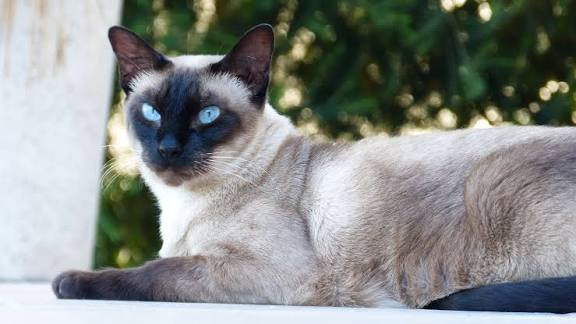
#> input picture gato.jpg, 576 x 324 px, found by its file name
$ jupyter execute 'EDatos_Matrices_Dinamicas_Practica#8.ipynb'
#> lines starting #> are read from the running program, lines starting #| are printed output that depends on the picture
# Instituto Tecnologico de Aguascalientes
# Departamento: Sistemas y Computacion
# carrera: Ingenieria en ciberseguridad
## Materia: Estructura de datos
## Maestro:Dr. Fransisco Javier Luna Rosas
## Alumno: Aracely Mas Flores
### Semestre: Agosto_Diciembre del 2026

## Estructuras de Datos Estáticas Lineales
### Las estructuras de datos lineales son aquilles en las que los elementos se organizan uno después de otro, formando una secuencia
## ¿Qué es una Matriz Estática?
### Una matriz estática es una estructura de datos que tiene un número fijo de filas y columnas, definidas desde el momento que se crean.
## Imágen Digital
### Digitalmente, una imágen puede representarse como una matriz especialmente cuando hablamos de  procesamiento de imágenes.

# Practica No.8
### En esta practica implementarmos un programa en Python para convertir una imagen en escala de grises

##  Paso 1: Importar librerias

[cell 1]
from PIL import Image
import matplotlib.pyplot as plt

## Paso 2: Cargar imagen

[cell 2]
imagen = Image.open("C:/Users/mayri/OneDrive/Escritorio/Estructura-de-Datos/gato.jpg")
#> imagen is the input picture: PIL image 576x324 RGB; mean R, G, B 136.3, 139.9, 136.9

## Paso 3:Obtener las dimensiones de la imagen

[cell 3]
ancho, alto = imagen.size
#> ancho = 576; alto = 324

## Paso 4: Crear una nueva imagen para el negativo

[cell 4]
escalaGrises = Image.new("RGB", (ancho, alto))
#> escalaGrises: PIL image 576x324 RGB; every value is 0

## Paso 5: Recorrer la matriz de pixeles

[cell 5]
for x in range(ancho):
    for y in range(alto):
        pixel = imagen.getpixel((x, y))
        promedio = int(sum(pixel) / 3)
        escalaGrises.putpixel((x, y), (promedio, promedio, promedio))
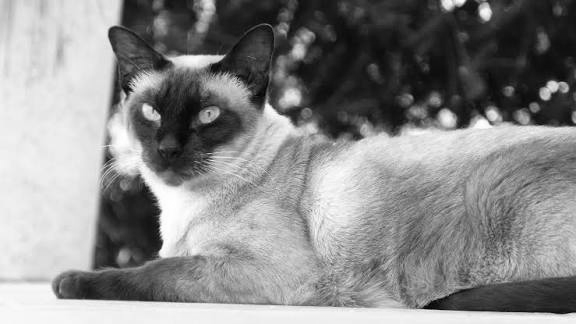
#> escalaGrises: PIL image 576x324 RGB; min 1, max 255, mean 137.4

## Paso 6: Guardar la imagen negativa

[cell 6]
escalaGrises.save("C:/Users/mayri/OneDrive/Escritorio/Estructura-de-Datos/gato_grises.png")
imagen_grises = Image.open("C:/Users/mayri/OneDrive/Escritorio/Estructura-de-Datos/gato_grises.png")

## Paso 7: Mostrar ambas imagenes con matplotlib

[cell 7]
plt.figure(figsize=(10, 5))

plt.subplot(1, 2, 1)
plt.imshow(imagen)
plt.title("Imagen Original")
plt.axis('off')

plt.subplot(1, 2, 2)
plt.imshow(imagen_grises)
plt.title("Imagen en Escala de Grises")
plt.axis('off')
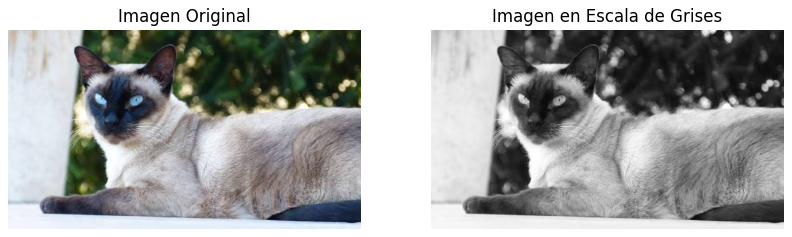
#> figure drawn by matplotlib, 2 panels

$ run again, with mapache.png saved as gato.jpg
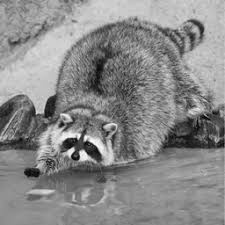
#> input picture mapache.png, 225 x 225 px, found by its file name
#> imagen is the input picture: PIL image 225x225 L; min 0, max 255, mean 137.4
#> escalaGrises: PIL image 225x225 RGB; every value is 0
#> `[cell 7] plt.figure(figsize=(10, 5))  plt.subplot(1, 2, 1) plt.imshow(..`:
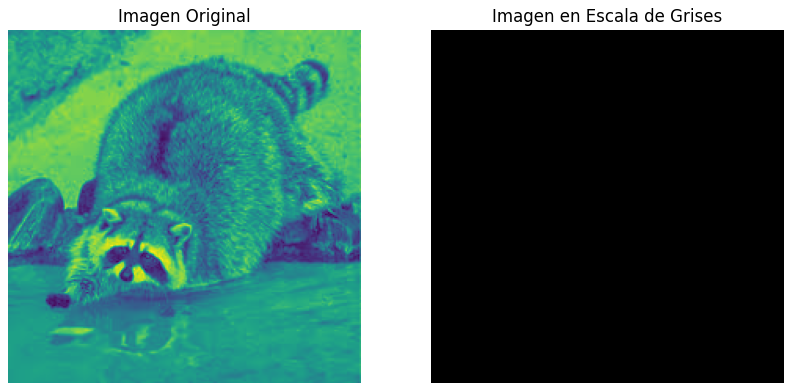
#> figure drawn by matplotlib, 2 panels

$ run again, with mapache_negativo.png saved as gato.jpg
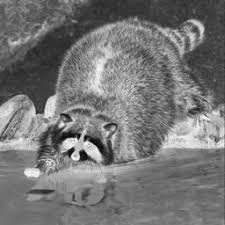
#> input picture mapache_negativo.png, 225 x 225 px, found by its file name
#> imagen is the input picture: PIL image 225x225 RGB; min 0, max 255, mean 117.6
#> escalaGrises: PIL image 225x225 RGB; every value is 0
#> `[cell 7] plt.figure(figsize=(10, 5))  plt.subplot(1, 2, 1) plt.imshow(..`:
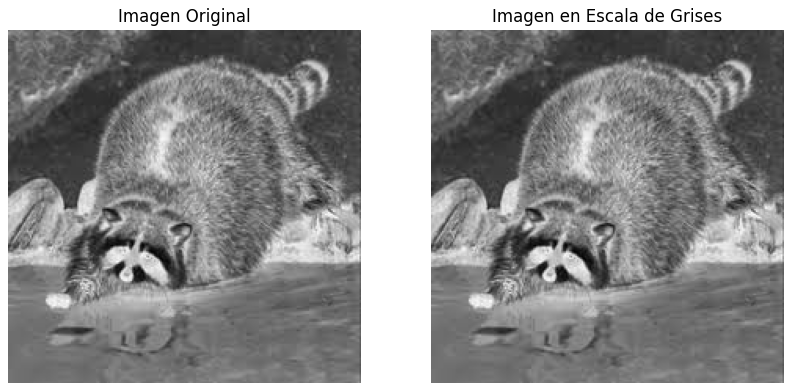
#> figure drawn by matplotlib, 2 panels
